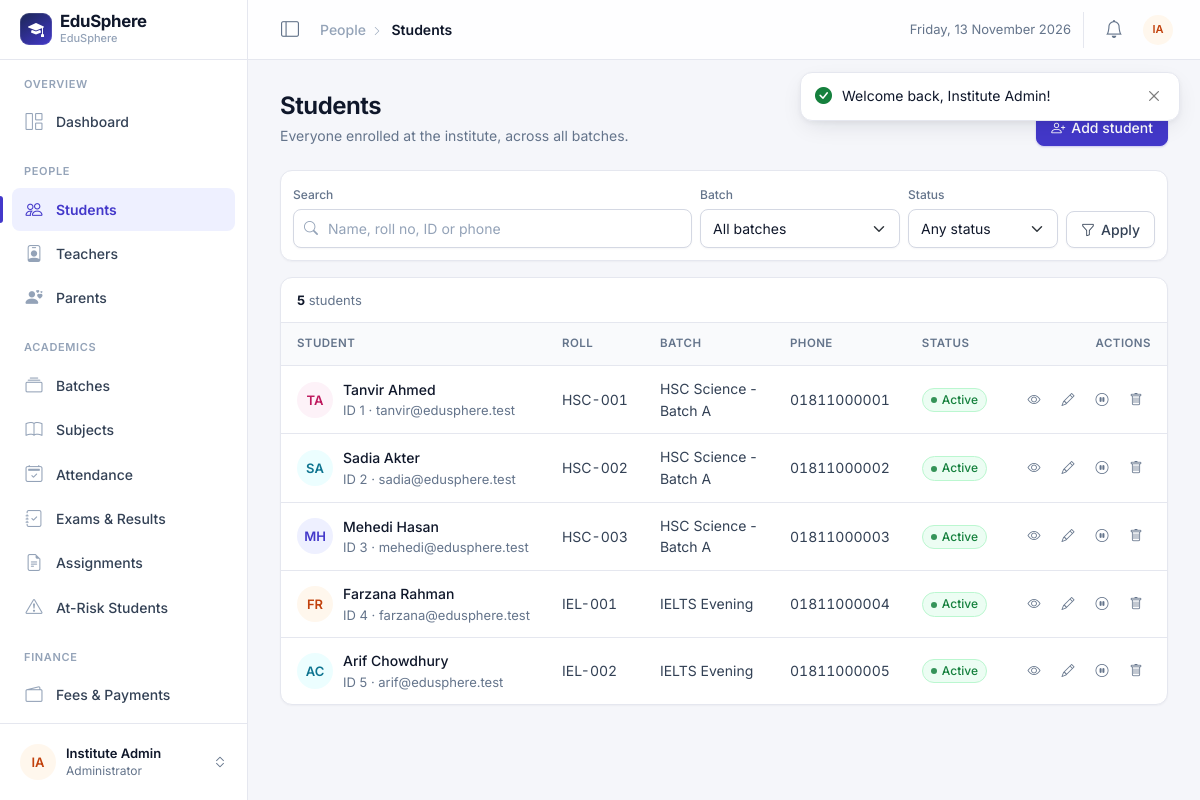
The app's page /admin/students.php (signed in) with its own data.
### tables this page shows
CREATE TABLE students (
    id             INT AUTO_INCREMENT PRIMARY KEY,
    user_id        INT NOT NULL UNIQUE,
    batch_id       INT NULL,
    roll_no        VARCHAR(20) NOT NULL,
    dob            DATE NULL,
    gender         ENUM('Male','Female','Other') NULL,
    phone          VARCHAR(20) NULL,
    address        VARCHAR(255) NULL,
    guardian_name  VARCHAR(100) NULL,
    photo          VARCHAR(255) NULL,
    admission_date DATE NULL,
    FOREIGN KEY (user_id)  REFERENCES users(id)   ON DELETE CASCADE,
    FOREIGN KEY (batch_id) REFERENCES batches(id) ON DELETE SET NULL
);

CREATE TABLE users (
    id              INT AUTO_INCREMENT PRIMARY KEY,
    name            VARCHAR(100) NOT NULL,
    username        VARCHAR(50)  NOT NULL UNIQUE,
    email           VARCHAR(100) NOT NULL UNIQUE,
    password        VARCHAR(255) NOT NULL,               
    role            ENUM('admin','teacher','student','parent') NOT NULL,
    status          ENUM('active','inactive') NOT NULL DEFAULT 'active',
    failed_attempts INT NOT NULL DEFAULT 0,
    locked_until    DATETIME NULL,
    reset_token     VARCHAR(64) NULL,
    reset_expires   DATETIME NULL,
    created_at      DATETIME NOT NULL DEFAULT CURRENT_TIMESTAMP
);

CREATE TABLE batches (
    id          INT AUTO_INCREMENT PRIMARY KEY,
    name        VARCHAR(100) NOT NULL,
    session     VARCHAR(20)  NOT NULL,                   
    description VARCHAR(255) NULL,
    created_at  DATETIME NOT NULL DEFAULT CURRENT_TIMESTAMP
);

### admin/students.php (the view, shortened to what this page needs)
<?php
require_once __DIR__ . '/../includes/functions.php';
$q        = trim($_GET['q'] ?? '');
$sql = 'SELECT s.*, u.name, u.email, u.username, u.status, b.name AS batch_name
          FROM students s
          JOIN users u ON u.id = s.user_id
          LEFT JOIN batches b ON b.id = s.batch_id
         WHERE 1 = 1';
$params = [];
$sql .= ' ORDER BY b.name, s.roll_no';
$st = $pdo->prepare($sql);
$st->execute($params);
$students = $st->fetchAll();
require __DIR__ . '/../includes/header.php';
?>
<?php page_head('Students', 'Everyone enrolled at the institute, across all batches.',
    '<a href="' . url('admin/student_form.php') . '" class="btn btn-brand"><i class="bi bi-person-plus"></i> Add student</a>'); ?>
<form class="filter-bar filter-form" role="search">
    <div class="grow">
        <label class="form-label" for="q">Search</label>
        <div class="search-input"><i class="bi bi-search"></i>
            <input type="search" id="q" name="q" value="<?= e($q) ?>" class="form-control" placeholder="Name, roll no, ID or phone">
        </div>
    </div>
    <div class="fixed">
        <label class="form-label" for="batch_id">Batch</label>
        <select name="batch_id" id="batch_id" class="form-select">
            <option value="">All batches</option>
        </select>
    </div>
    <div class="fixed" style="flex-basis:150px">
        <label class="form-label" for="status">Status</label>
        <select name="status" id="status" class="form-select">
            <option value="">Any status</option>
        </select>
    </div>
    <button class="btn btn-light"><i class="bi bi-funnel"></i> Apply</button>
</form>
<div class="card">
    <div class="table-toolbar">
        <span class="table-count"><strong><?= count($students) ?></strong> student<?= count($students) === 1 ? '' : 's' ?></span>
    </div>
    <div class="table-responsive">
        <table class="table table-hover table-stack">
            <thead>
            <tr><th>Student</th><th>Roll</th><th>Batch</th><th>Phone</th><th>Status</th><th class="text-end">Actions</th></tr>
            </thead>
            <tbody>
            <?php foreach ($students as $s): ?>
                <tr>
                    <td>
                        <div class="person">
                            <?= avatar($s['name'], $s['photo']) ?>
                            <div class="min-w-0">
                                <a href="<?= url('admin/student_profile.php?id=' . $s['id']) ?>" class="person-name"><?= e($s['name']) ?></a>
                                <div class="person-sub">ID <?= $s['id'] ?> · <?= e($s['email']) ?></div>
                            </div>
                        </div>
                    </td>
                    <td data-label="Roll" class="tabular"><?= e($s['roll_no']) ?></td>
                    <td data-label="Batch"><?= $s['batch_name'] ? e($s['batch_name']) : '<span class="text-muted">—</span>' ?></td>
                    <td data-label="Phone" class="tabular"><?= e($s['phone']) ?: '<span class="text-muted">—</span>' ?></td>
                    <td data-label="Status"><?= status_badge($s['status']) ?></td>
                    <td class="text-end row-actions-cell">
                        <div class="row-actions">
                            <a href="<?= url('admin/student_profile.php?id=' . $s['id']) ?>" class="btn btn-sm btn-ghost btn-icon" title="View profile" aria-label="View profile"><i class="bi bi-eye"></i></a>
                            <a href="<?= url('admin/student_form.php?id=' . $s['id']) ?>" class="btn btn-sm btn-ghost btn-icon is-primary" title="Edit" aria-label="Edit"><i class="bi bi-pencil"></i></a>
                            <form method="post">
                                <button name="action" value="toggle" class="btn btn-sm btn-ghost btn-icon"
                                        title="<?= $s['status'] === 'active' ? 'Deactivate' : 'Activate' ?>" aria-label="<?= $s['status'] === 'active' ? 'Deactivate' : 'Activate' ?>">
                                    <i class="bi bi-<?= $s['status'] === 'active' ? 'pause-circle' : 'play-circle' ?>"></i></button>
                                <button name="action" value="delete" class="btn btn-sm btn-ghost btn-icon is-danger" title="Delete" aria-label="Delete"
                                        data-confirm-title="Delete <?= e($s['name']) ?>?"
                                        data-confirm="This permanently removes the student and all related records: attendance, fees, payments and results. This cannot be undone."><i class="bi bi-trash"></i></button>
                            </form>
                        </div>
                    </td>
                </tr>
            <?php endforeach; ?>
            </tbody>
        </table>
    </div>
</div>
<?php require __DIR__ . '/../includes/footer.php'; ?>

### includes/functions.php (shortened to what this page needs)
<?php
function e($value): string
{
    return htmlspecialchars((string)($value ?? ''), ENT_QUOTES, 'UTF-8');
}
function url(string $path = ''): string
{
    return BASE_URL . '/' . ltrim($path, '/');
}
function show_flash(): void
{
    $icons = ['success' => 'check-circle-fill', 'danger' => 'exclamation-octagon-fill',
              'warning' => 'exclamation-triangle-fill', 'info' => 'info-circle-fill'];
    echo '<div class="toast-stack" aria-live="polite">';
    foreach ($_SESSION['flash'] as $f) {
        $type = isset($icons[$f['type']]) ? $f['type'] : 'info';
        echo '<div class="es-toast is-' . $type . '" role="' . ($type === 'danger' ? 'alert' : 'status') . '" data-autohide="'
            . (in_array($type, ['success', 'info'], true) ? '1' : '0') . '">'
            . '<i class="bi bi-' . $icons[$type] . '"></i>'
            . '<div class="es-toast-msg">' . e($f['msg']) . '</div>'
            . '<button type="button" class="btn-close" aria-label="Close"></button></div>';
    }
    echo '</div>';
}
function page_head(string $title, string $sub = '', string $actions = '', ?array $back = null): void
{
    echo '<div class="page-head"><div><h1>' . e($title) . '</h1>';
    if ($sub !== '') echo '<p class="page-sub">' . $sub . '</p>';
    echo '</div>';
    if ($actions !== '') echo '<div class="page-actions no-print">' . $actions . '</div>';
    echo '</div>';
}
function initials(string $name): string
{
    $parts = preg_split('/\s+/', trim($name)) ?: [];
    $out = '';
    foreach (array_slice($parts, 0, 2) as $p) {
        $out .= mb_strtoupper(mb_substr($p, 0, 1));
    }
    return $out ?: '?';
}
function avatar(string $name, ?string $photo = null, string $size = ''): string
{
    $cls = 'avatar' . ($size ? ' avatar-' . $size : '');
    $tone = (abs(crc32($name)) % 5) + 1;
    return '<span class="' . $cls . ' tone-' . $tone . '" aria-hidden="true">' . e(initials($name)) . '</span>';
}
function status_badge(string $status): string
{
    $map = [
        'Present' => 'success', 'Absent' => 'danger', 'Late' => 'warning',
        'Paid' => 'success', 'Partial' => 'warning', 'Unpaid' => 'danger',
        'active' => 'success', 'inactive' => 'secondary',
    ];
    $c = $map[$status] ?? 'secondary';
    return '<span class="badge dot text-bg-' . $c . '">' . e(ucfirst($status)) . '</span>';
}

### records on screen
students: user.name "TA", user.name "Tanvir Ahmed", id "1", user.email "tanvir@edusphere.test", roll_no "HSC-001", batch.name "HSC Science - Batch A", phone "01811000001", user.status "Active"
students: user.name "SA", user.name "Sadia Akter", id "2", user.email "sadia@edusphere.test", roll_no "HSC-002", batch.name "HSC Science - Batch A", phone "01811000002", user.status "Active"
students: user.name "MH", user.name "Mehedi Hasan", id "3", user.email "mehedi@edusphere.test", roll_no "HSC-003", batch.name "HSC Science - Batch A", phone "01811000003", user.status "Active"
students: user.name "FR", user.name "Farzana Rahman", id "4", user.email "farzana@edusphere.test", roll_no "IEL-001", batch.name "IELTS Evening", phone "01811000004", user.status "Active"
students: user.name "AC", user.name "Arif Chowdhury", id "5", user.email "arif@edusphere.test", roll_no "IEL-002", batch.name "IELTS Evening", phone "01811000005", user.status "Active"

### other values on screen
$f['msg'] "Welcome back, Institute Admin!"
APP_NAME "EduSphere"
INSTITUTE_NAME "EduSphere"
$group "OVERVIEW"
$label "Dashboard"
$group "PEOPLE"
$label "Students"
$label "Teachers"
$label "Parents"
$group "ACADEMICS"
$label "Batches"
$label "Subjects"
$label "Attendance"
$label "Exams & Results"
$label "Assignments"
